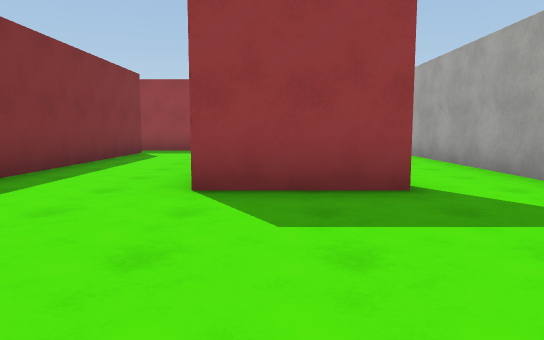
View 1 (above)

24 first-person views from a walk through a scene from a Unity 3-D project. The camera is 1.2 m above the floor, tilts 6° down and sees 70° across. The floor is counted in squares, 2 m on a side. Each view is taken from the middle of a square. On the plan, view 1 faces up. The plan holds only what a view shows up to about 11 squares ahead; the rest is blank. Some animated figures are left out. Surface patterns are stand-ins for the level's own textures.

View 2
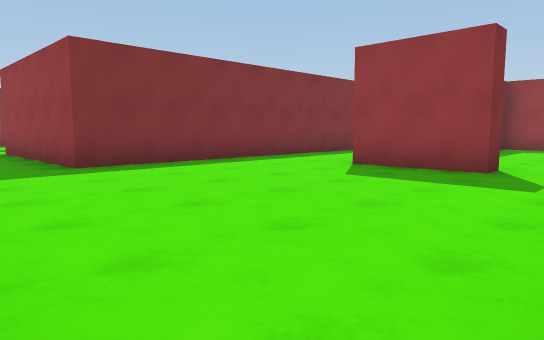

View 3
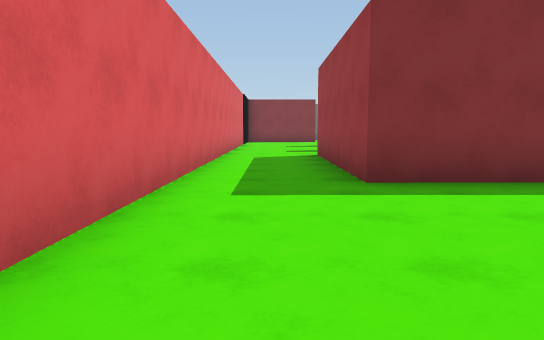

View 4
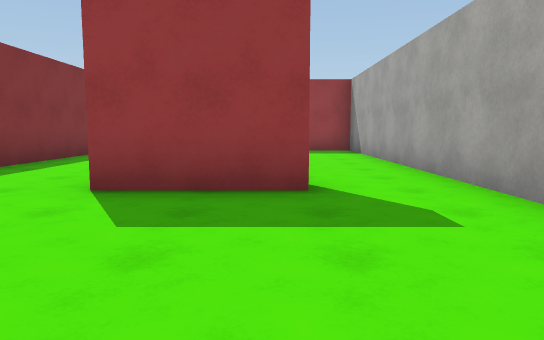

View 5
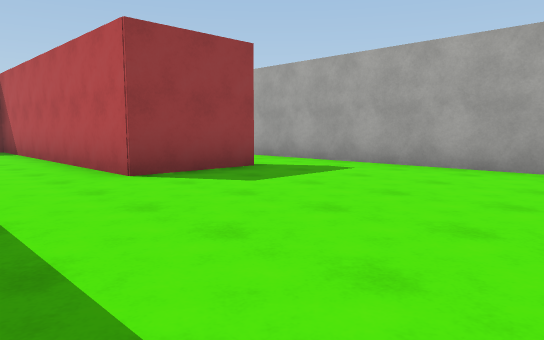

View 6
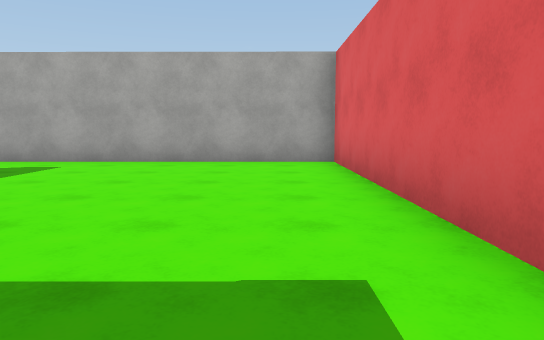

View 7
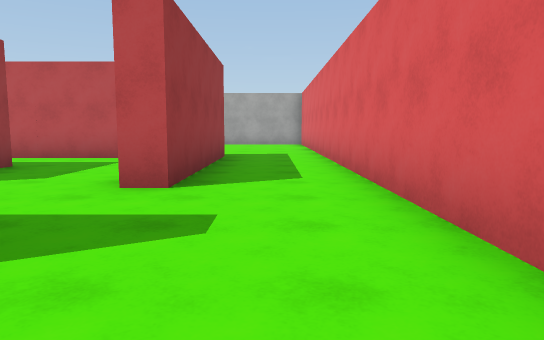

View 8
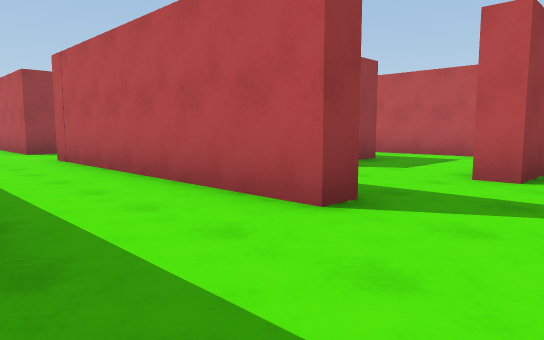

View 9
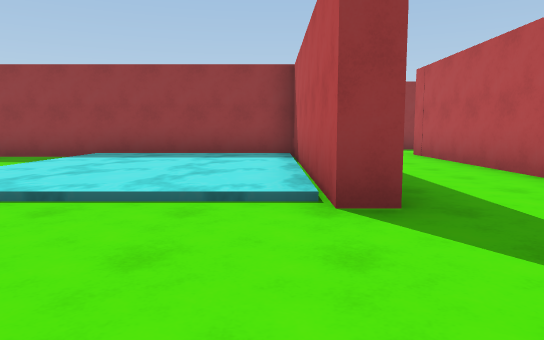

View 10
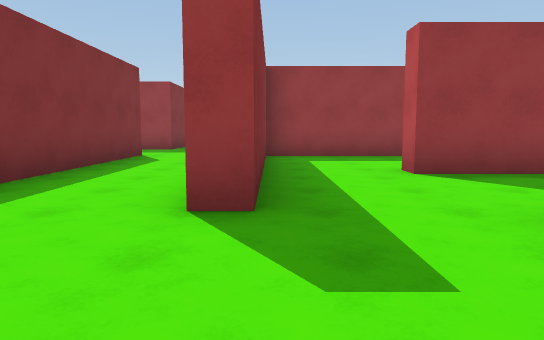

View 11
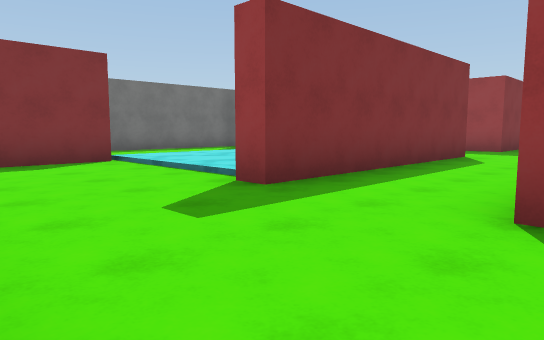

View 12
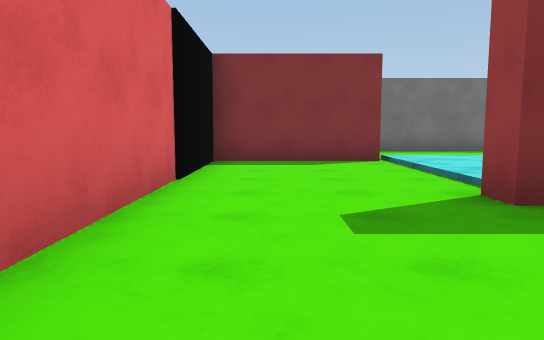

View 13
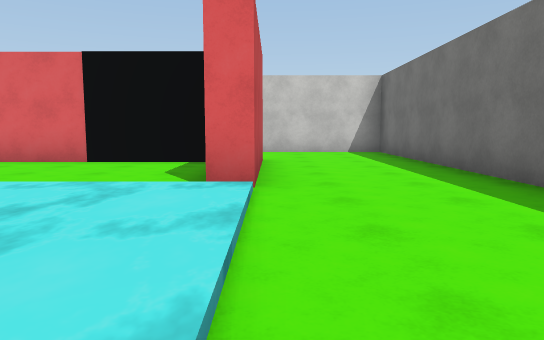

View 14
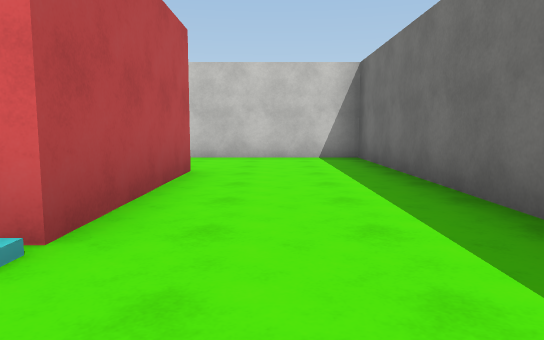

View 15
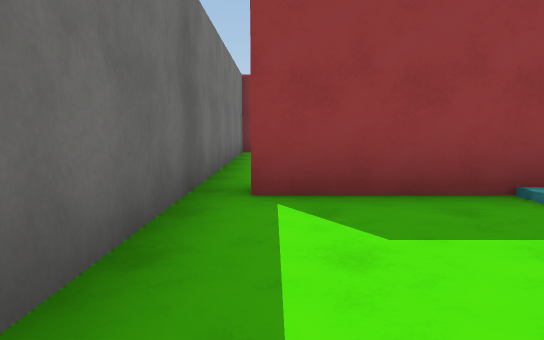

View 16
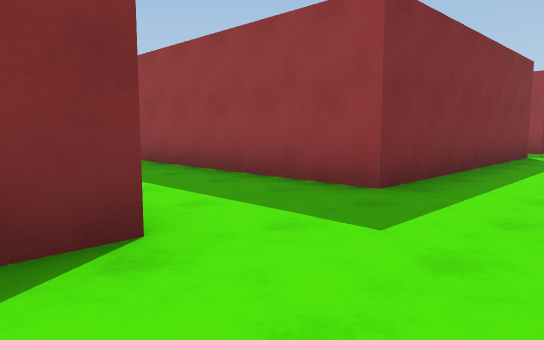

View 17
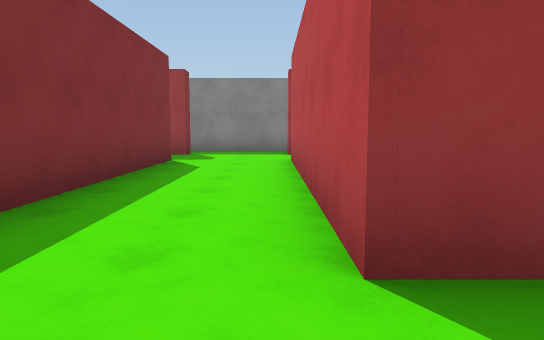

View 18
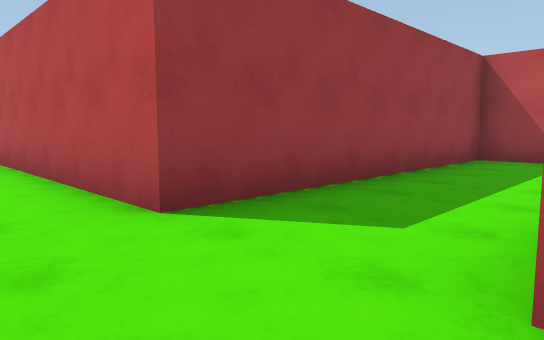

View 19
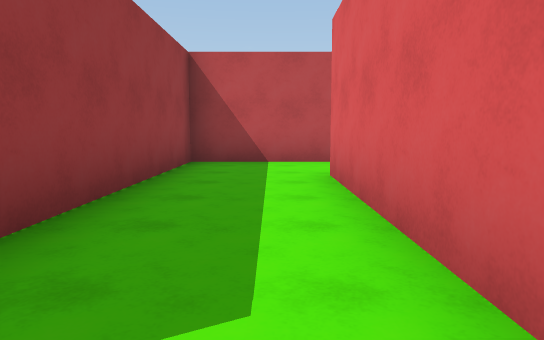

View 20
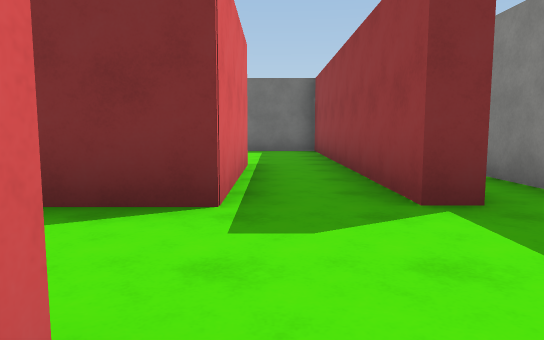

View 21
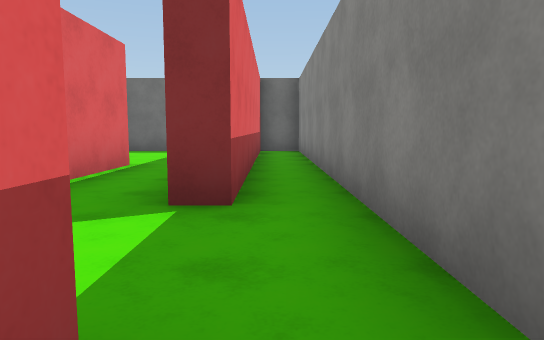

View 22
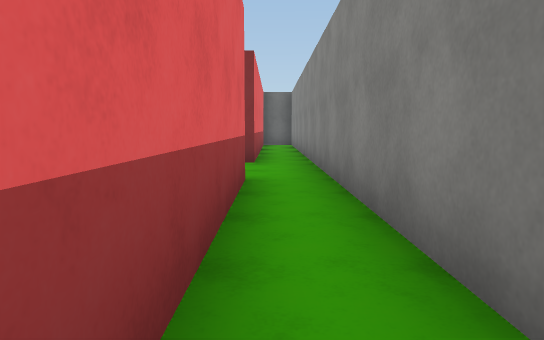

View 23
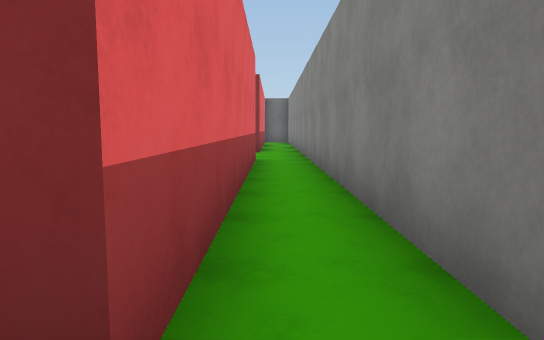

View 24
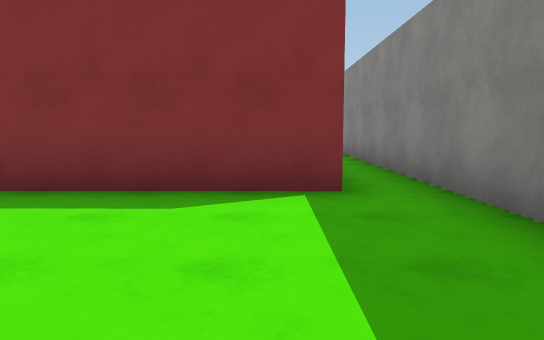

### Floor plan
Key: @ floor where view 1 was taken; # wall or solid block; . floor; ~ water the walk can cross.
Columns run from 21 left of view 1 to 4 right of it. Each row starts with its distance up from view 1.
 19 ###################
 18 #....................
 17 ########...#######....
 16 #...........     #...
 15 #....####..#     #..
 14 #       #..#     #
 13 #       #..#
 12 #       #..#
 11 #.      #..#     #########
 10 #. ######..#######...#...#
  9 #. ..............##..#...#
  8 #.   .............#..#...#
  7 #########..#####..#..#...#
  6 #...~~~~#..#...   #..#...#
  5 #...~~~~#..#..    #..#...#
  4 #...~~~~#..#..  ..#..##..#
  3 #...~~~~#..#.###..#......#
  2 #...~~~~#..#......#......#
  1 #...#...#..#....  #......#
  0 #...#........######..@...#
 -1 #...#....................#
 -2 #...###..................#
 -3 #...  ####################
 -4 #...
 -5 #....
 -6 #####

Positions as (right, up) in squares from view 1, and headings:
1: (0, 0), facing up
2: (3, -2), facing up-left
3: (1, -1), facing left
4: (1, 0), facing up
5: (-3, -1), facing up-right
6: (-4, -1), facing right
7: (-12, -1), facing right
8: (-13, -1), facing up-right
9: (-14, -2), facing up
10: (-10, -2), facing up
11: (-10, -2), facing up-left
12: (-10, -1), facing left
13: (-18, 5), facing down
14: (-19, 3), facing down
15: (-20, 3), facing up
16: (-11, 6), facing up-left
17: (-11, 8), facing up
18: (-12, 7), facing up-right
19: (-11, 8), facing right
20: (-10, 16), facing left
21: (-10, 18), facing left
22: (-6, 18), facing left
23: (-3, 18), facing left
24: (0, 17), facing left
